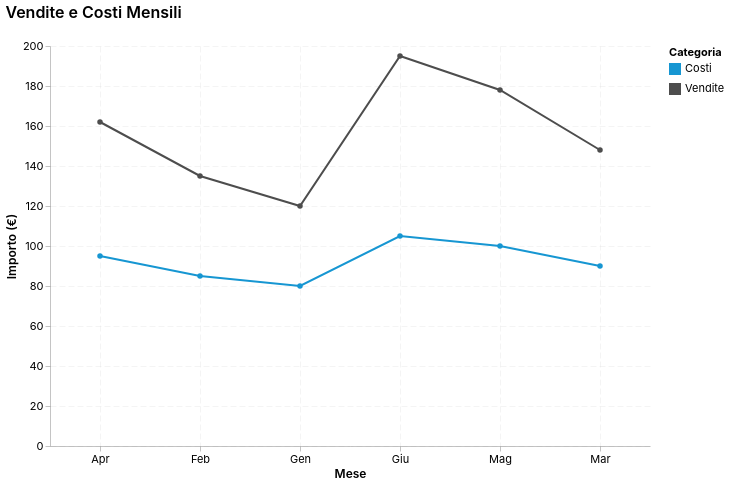

The notebook cell saved with this chart:
### Markdown cell above
## 4. Test Altair con Nuova API

### Code cell
import altair as alt
import pandas as pd

# Abilita il tema (semplice!)
mbs.enable_altair_theme()

# Dati di esempio
data = pd.DataFrame({
    'Mese': ['Gen', 'Feb', 'Mar', 'Apr', 'Mag', 'Giu'],
    'Vendite': [120, 135, 148, 162, 178, 195],
    'Costi': [80, 85, 90, 95, 100, 105]
})

# Reshape per Altair
data_long = data.melt('Mese', var_name='Tipo', value_name='Valore')

# Crea il grafico
chart = alt.Chart(data_long).mark_line(point=True).encode(
    x=alt.X('Mese:N', title='Mese'),
    y=alt.Y('Valore:Q', title='Importo (€)'),
    color=alt.Color('Tipo:N', title='Categoria'),
    tooltip=['Mese', 'Tipo', 'Valore']
).properties(
    title='Vendite e Costi Mensili',
    width=600,
    height=400
)

# Salva
html_path = OUT / 'altair_new_api.html'
chart.save(str(html_path))
print(f"✅ Salvato HTML: {html_path}")

# Salva PNG (se vl-convert è installato)
try:
    png_path = OUT / 'altair_new_api.png'
    chart.save(str(png_path), scale_factor=2)
    print(f"✅ Salvato PNG: {png_path}")
    from IPython.display import Image, display
    display(Image(filename=str(png_path)))
except Exception as e:
    print(f"⚠️  PNG export fallito: {e}")
    print("Installa vl-convert-python per esportare PNG")

# Display inline
chart

### Figure 1 — Vega-Lite specification as saved in the notebook (floating-point values rounded to 4 significant figures)
{"config": {"background": "#FFFFFF", "font": "Inter, IBM Plex Sans, DejaVu Sans, Arial, sans-serif", "mark": {"color": "#000000"}, "title": {"color": "#000000", "anchor": "start", "dy": -15, "fontSize": 16, "font": "Inter, IBM Plex Sans, DejaVu Sans, Arial, sans-serif", "fontWeight": 600}, "axis": {"labelColor": "#000000", "labelFontSize": 11, "labelFont": "Inter, IBM Plex Sans, DejaVu Sans, Arial, sans-serif", "labelFontWeight": 400, "titleColor": "#000000", "titleFontSize": 12, "titleFont": "Inter, IBM Plex Sans, DejaVu Sans, Arial, sans-serif", "titleFontWeight": 600, "grid": true, "gridColor": "#D2D2D2", "labelAngle": 0, "domainWidth": 0.5, "labelPadding": 2, "tickSize": 5, "tickWidth": 0.5}, "axisX": {"gridDash": [6, 3], "gridWidth": 0.25, "gridColor": "#D2D2D2"}, "axisY": {"gridDash": [6, 3], "gridWidth": 0.25, "gridColor": "#D2D2D2"}, "legend": {"labelFontSize": 11, "padding": 1, "symbolType": "square", "labelFont": "Inter, IBM Plex Sans, DejaVu Sans, Arial, sans-serif", "titleFont": "Inter, IBM Plex Sans, DejaVu Sans, Arial, sans-serif"}, "style": {"guide-label": {"font": "Inter, IBM Plex Sans, DejaVu Sans, Arial, sans-serif", "fill": "#000000"}, "guide-title": {"font": "Inter, IBM Plex Sans, DejaVu Sans, Arial, sans-serif", "fill": "#000000"}}, "range": {"category": ["#1696D2", "#4D4D4D", "#1A1A1A", "#7F7F7F", "#333333", "#B0B0B0", "#4D4D4D", "#C9C9C9", "#666666", "#DCDCDC"]}, "point": {"filled": true}, "line": {"strokeWidth": 2.0}, "view": {"stroke": "transparent"}}, "data": {"name": "data-1d7c7c51c7a96519fe46e3ecf11ec166"}, "mark": {"type": "line", "point": true}, "encoding": {"color": {"field": "Tipo", "title": "Categoria", "type": "nominal"}, "tooltip": [{"field": "Mese", "type": "nominal"}, {"field": "Tipo", "type": "nominal"}, {"field": "Valore", "type": "quantitative"}], "x": {"field": "Mese", "title": "Mese", "type": "nominal"}, "y": {"field": "Valore", "title": "Importo (€)", "type": "quantitative"}}, "height": 400, "title": "Vendite e Costi Mensili", "width": 600, "$schema": "https://vega.github.io/schema/vega-lite/v5.20.1.json", "datasets": {"data-1d7c7c51c7a96519fe46e3ecf11ec166": [{"Mese": "Gen", "Tipo": "Vendite", "Valore": 120}, {"Mese": "Feb", "Tipo": "Vendite", "Valore": 135}, {"Mese": "Mar", "Tipo": "Vendite", "Valore": 148}, {"Mese": "Apr", "Tipo": "Vendite", "Valore": 162}, {"Mese": "Mag", "Tipo": "Vendite", "Valore": 178}, {"Mese": "Giu", "Tipo": "Vendite", "Valore": 195}, {"Mese": "Gen", "Tipo": "Costi", "Valore": 80}, {"Mese": "Feb", "Tipo": "Costi", "Valore": 85}, {"Mese": "Mar", "Tipo": "Costi", "Valore": 90}, {"Mese": "Apr", "Tipo": "Costi", "Valore": 95}, {"Mese": "Mag", "Tipo": "Costi", "Valore": 100}, {"Mese": "Giu", "Tipo": "Costi", "Valore": 105}]}}
